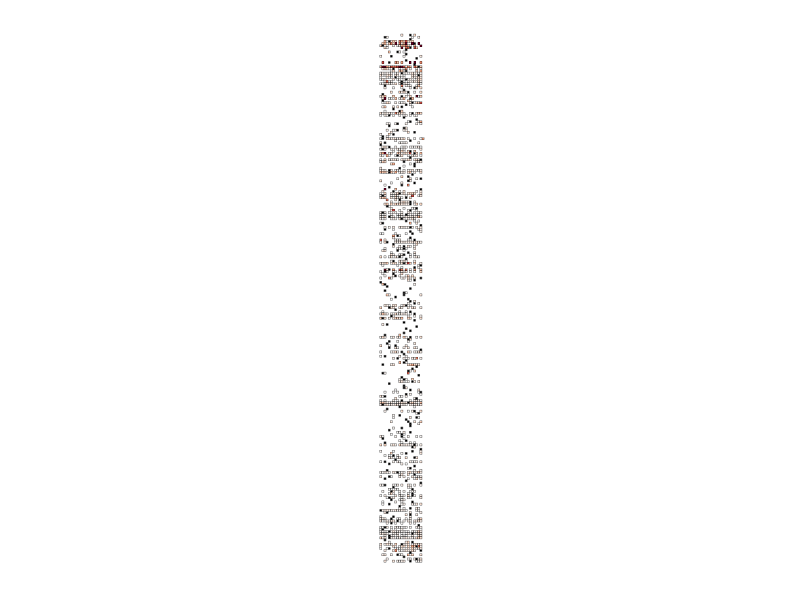
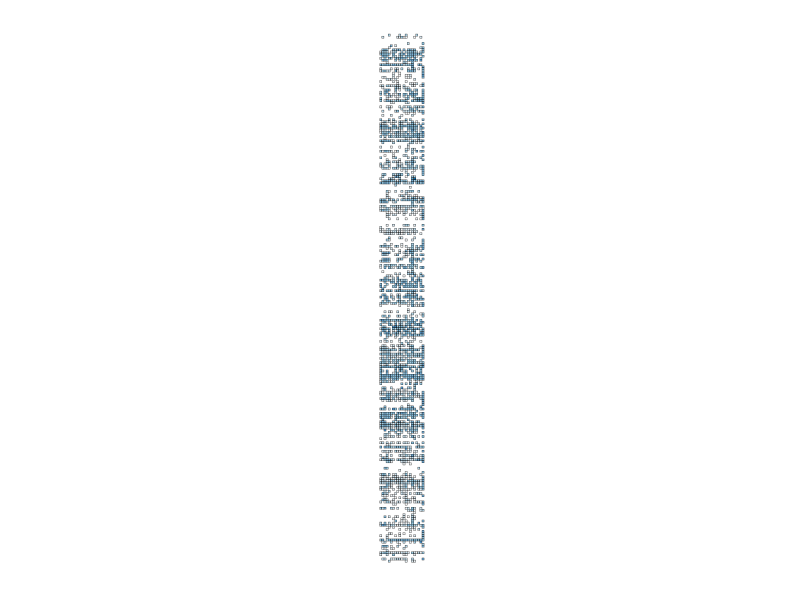
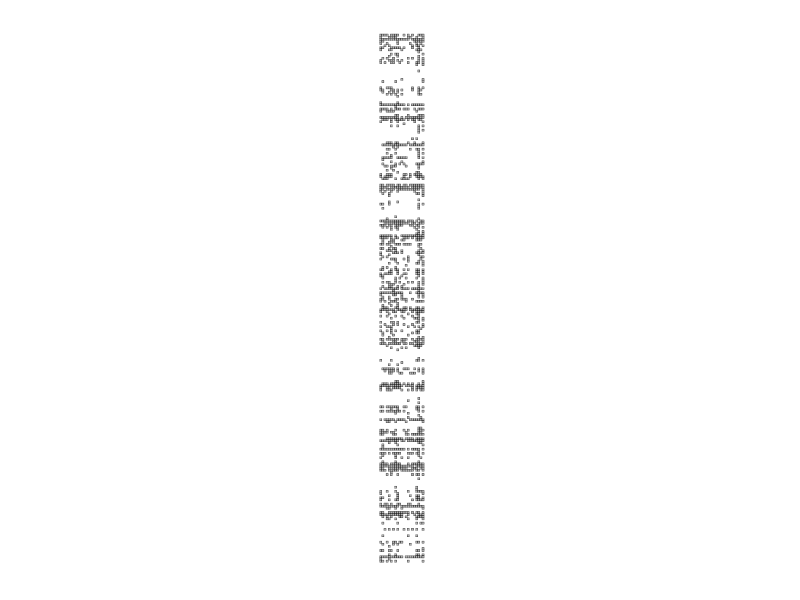
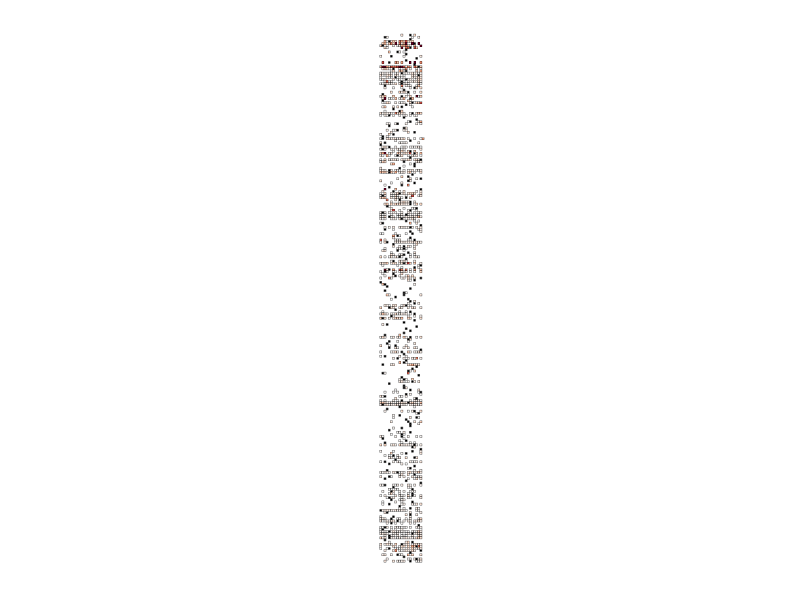
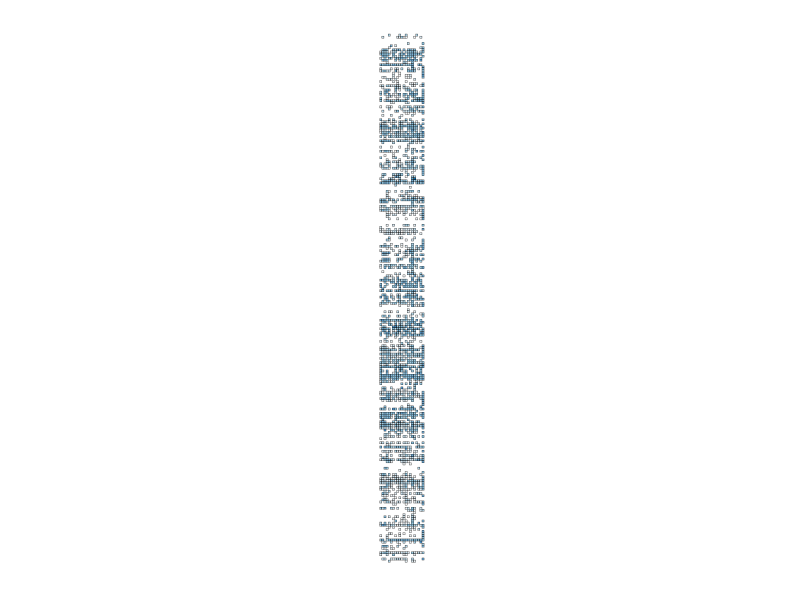
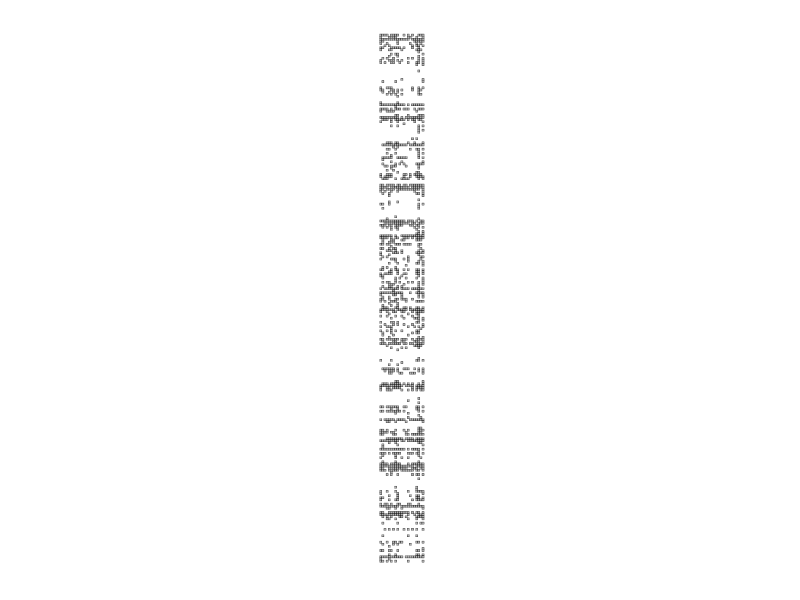

The R source for these figures, in order:
# Hacky script to generate heatmap displaying activity scores for each mutant for a given condition in desired visual format 
# Generates separate positive, negative, and missing heatmaps, merge them together in Inkscape or Illustrator afterwards and add residue/amino acid labels manually
# Example data is for DAS 25um (Figure 2A), change the input score dataframe to generate maps for Inhibitors 1/2/4 (Figure S3B)


library(dplyr)
library(plyr)
library(readr)
library(ggplot2)
library(tidyr)
library(stringr)
library(gridExtra)
library(RColorBrewer)
Classified_Variants <-read_tsv("data/DAS_25um_Activity.tsv") #For Inhibitors 1/2/4, change this to respecgtive dataset
wt_pattern1 <- "p\\.[:upper:][:lower:][:lower:]"
Classified_Variants <- mutate(Classified_Variants, wt1 = str_extract(variant, wt_pattern1)) #Grabs first ".pXXX"
wt_pattern2 <- "[:upper:][:lower:][:lower:]"
Classified_Variants <- mutate(Classified_Variants, wt = str_extract(wt1, wt_pattern2)) #Grabs only the XXX (aka the WT)
Classified_Variants[3] <- NULL
residue_pattern <- "[:digit:]+"
Classified_Variants <- mutate(Classified_Variants, residue = str_extract(variant, residue_pattern)) #Grabs residue 
mutant_pattern <- "[:upper:][:lower:][:lower:]$"
Classified_Variants <- mutate(Classified_Variants, mutant = str_extract(variant, mutant_pattern)) #Grabs mutant residue


#For single AA, need to change all three letter codes to single letter, uses plyr's mapvalues function
Classified_Variants$wt <- mapvalues(Classified_Variants$wt, from=c("His", "Lys", "Arg", "Asp", "Glu", "Cys", "Met", "Asn", "Gln", "Ser", "Thr", "Ala", "Gly", "Ile", "Leu", "Pro", "Val", "Phe", "Trp", "Tyr", "Ter"), to=c("H","K","R","D","E","C","M","N","Q","S","T","A","G","I","L","P","V","F","W","Y","*"))
Classified_Variants$mutant <- mapvalues(Classified_Variants$mutant, from=c("His", "Lys", "Arg", "Asp", "Glu", "Cys", "Met", "Asn", "Gln", "Ser", "Thr", "Ala", "Gly", "Ile", "Leu", "Pro", "Val", "Phe", "Trp", "Tyr", "Ter"), to=c("H","K","R","D","E","C","M","N","Q","S","T","A","G","I","L","P","V","F","W","Y","*"))

WTSEQ <- "LRLEVKLGQGCFGEVWMGTWNGTTRVAIKTLKPGTMSPEAFLQEAQVMKKLRHEKLVQLYAVVSEEPIYIVTEYMSKGSLLDFLKGETGKYLRLPQLVDMAAQIASGMAYVERMNYVHRDLRAANILVGENLVCKVADFGLARLIEDNEYTARQGAKFPIKWTAPEAALYGRFTIKSDVWSFGILLTELTTKGRVPYPGMVNREVLDQVERGYRMPCPPECPESLHDLMCQCWRKEPEERPTFEYLQAFL"
wtTEST <- sapply(seq(from=1, to=nchar(WTSEQ), by=1), function(i) substr(WTSEQ, i, i))


ClassTemp <- Classified_Variants

ClassTemp$residue <- as.numeric(ClassTemp$residue)
ClassTemp <- ClassTemp[with(ClassTemp, order(residue)), ] #Orders by ascending residue number

#Creates vector of all possible amino acids

Amino_Acids <- c("H","K","R","D","E","C","M","N","Q","S","T","A","G","I","L","P","V","F","W","Y","*")


#Creates vector of all residues
All_Residues <- c(270:520)

mutant <- character()
for (i in 1:250) {
  for (j in 1:21) {
    mutant <- append(mutant, Amino_Acids[j])
  }
}
mutant
residue <- character()
for (i in 1:250) {
  for (j in 1:21) {
    residue <- append(residue, All_Residues[i])
  }
}




Empty_Res <- cbind(residue, mutant)
Empty_Res <- as.data.frame(Empty_Res)
Empty_Res <- tbl_df(Empty_Res)
ClassTemp$residue = as.character(as.numeric(ClassTemp$residue))


Empty_Res$residue = as.character(as.factor(Empty_Res$residue))
Empty_Res$mutant = as.character(as.factor(Empty_Res$mutant))


Empty_Res <- mutate(Empty_Res, wt = wtTEST[as.numeric(Empty_Res$residue)-269]) #Adds the wt AA to each position


ClassTemp$joinby <- paste(ClassTemp$residue, ClassTemp$mutant) #joinby is just used for merging purposes
Empty_Res$joinby <- paste(Empty_Res$residue, Empty_Res$mutant)

Missing_Residues <- anti_join(Empty_Res, ClassTemp, by = "joinby")
Missing_Residues <- mutate(Missing_Residues, Activity = NA)

ClassTemp[1] <- NULL #Gets rid of variant
Merge_Classification <- rbind(ClassTemp, Missing_Residues)
Merge_Classification <- Merge_Classification[with(Merge_Classification, order(residue)), ]
str(Merge_Classification)

Merge_Classification$Activity[Merge_Classification$mutant == Merge_Classification$wt] <- 0 #Changes "NA" to "0" for any WT residu
Missing_Residues <- filter(Missing_Residues, mutant != wt)






ClassTest <- Merge_Classification
ClassTest[5] <- NULL #Get rid of joinby column
ClassTest$residue <- as.numeric(ClassTest$residue)
ClassTest <- ClassTest[with(ClassTest, order(residue)), ]
ClassTest$Activity <- as.numeric(ClassTest$Activity)
str(ClassTest)

#This gets the missing data in the same format as the variant dataset
MissingTest <- Missing_Residues
MissingTest[4] <- NULL #Get rid of joinby column
MissingTest$residue <- as.numeric(MissingTest$residue)
MissingTest <- MissingTest[with(MissingTest, order(residue)), ]

#Generates just the positive activity score heatmap
positive <- filter(ClassTest, Activity >= 0)

#Generates just the negative activity score heatmap
negative <- filter(ClassTest, Activity < 0)


all_frames = ClassTest[ClassTest$wt == ClassTest$mutant, c("mutant", "residue")] #This gets the WT residue for the point

pos_color <- c("#f7f7f7", "#fddbc7", "#f4a582", "#d6604d", "#b2182b")
neg_color <- c("#0571b0", "#92c5de", "#f7f7f7")


#Make positive, negative, and NA for nlobe positions
all_pos_graph <- ggplot(positive, aes(mutant, residue)) + 
  geom_tile(aes(fill = Activity, colour="black"))+ 
  coord_equal() +
  scale_y_reverse() + 
  scale_fill_gradientn(colours=pos_color,limits = c(0,4),na.value="#67001f") +
  scale_color_manual(values="black")+ theme(panel.grid.major = element_blank(), 
                                            panel.grid.minor = element_blank(),
                                            legend.position="none",axis.title=element_blank(),
                                            axis.text=element_blank(),
                                            axis.ticks=element_blank(),panel.background = element_blank(), line = element_blank())                                                                                                                                                                                                                                                            
all_pos_final <- all_pos_graph + 
  geom_point(data=all_frames, aes(x=mutant, y=residue), size =.05) + 
  scale_x_discrete(limits=Amino_Acids) 
all_pos_final
ggsave("DAS_25um_pos.pdf", all_pos_final, path = "heatmaps/", height = 30, width = 5, units = "cm", dpi=300)

all_neg_graph <- ggplot(negative, aes(mutant, residue)) + 
  geom_tile(aes(fill = Activity, color="black"))+ 
  coord_equal() + scale_y_reverse() + 
  scale_fill_gradientn(colours=neg_color) + 
  scale_color_manual(values="black") + 
  theme(panel.grid.major = element_blank(), 
        panel.grid.minor = element_blank(),
        legend.position="none",axis.title=element_blank(),
        axis.text=element_blank(),
        axis.ticks=element_blank(),panel.background = element_blank(), line = element_blank()) + 
  scale_x_discrete(limits=Amino_Acids) 
                                                                                                                                                                                                                                  
all_neg_graph
ggsave("DAS_25um_neg.pdf", all_neg_graph, path = "heatmaps/", height = 30, width = 5, units = "cm", dpi=300)





all_missing_graph <- ggplot(MissingTest, aes(mutant, residue)) + 
  geom_tile(aes(fill = Activity, colour="black"))+ 
  coord_equal() + 
  scale_y_reverse() + 
  scale_fill_manual(values = "white", na.value = "grey70")+ 
  scale_color_manual(values="black") + 
  theme(panel.grid.major = element_blank(), 
        panel.grid.minor = element_blank(),
        legend.position="none",axis.title=element_blank(),
        axis.text=element_blank(),
        axis.ticks=element_blank(),panel.background = element_blank(),line = element_blank()) + 
  scale_x_discrete(limits=Amino_Acids) 

all_missing_graph
ggsave("DAS_25um_missing.pdf", all_missing_graph, path = "heatmaps/", height = 30, width = 5, units = "cm", dpi=300)
